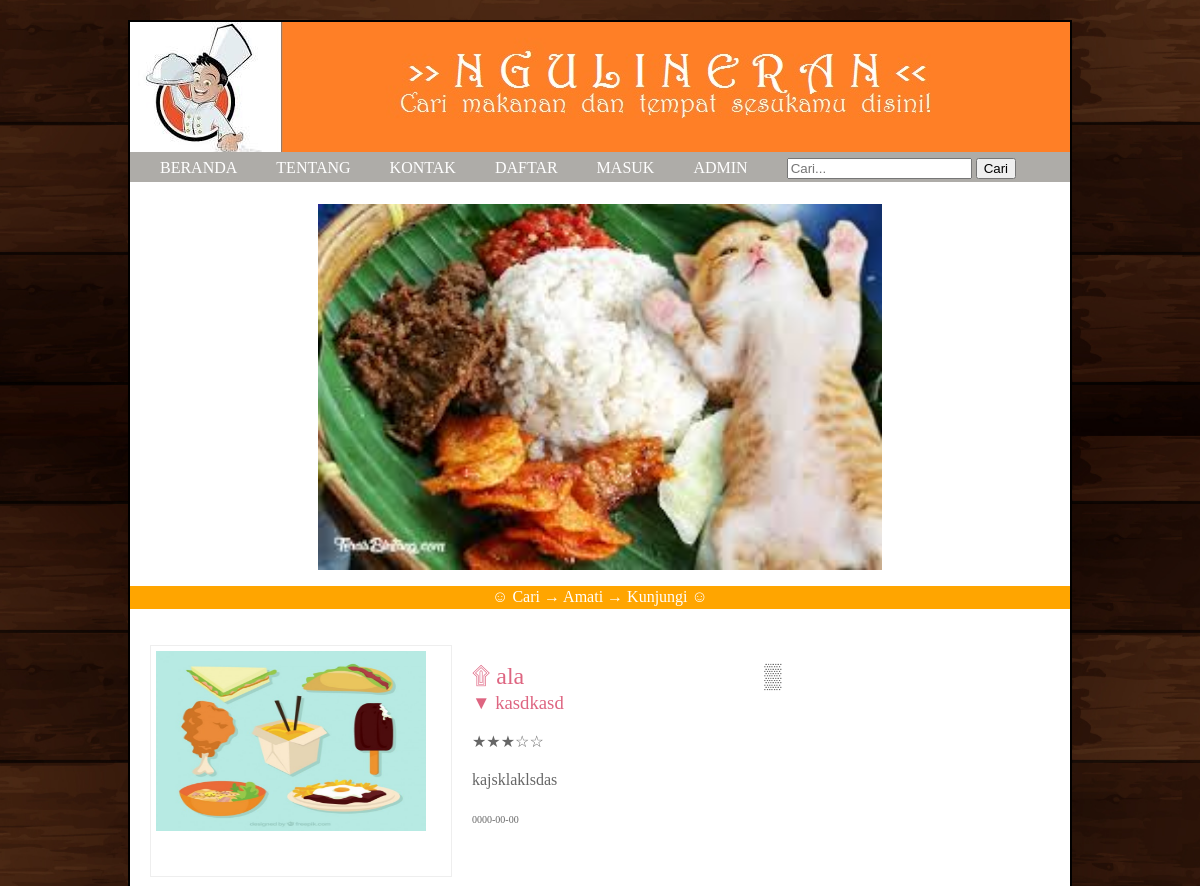
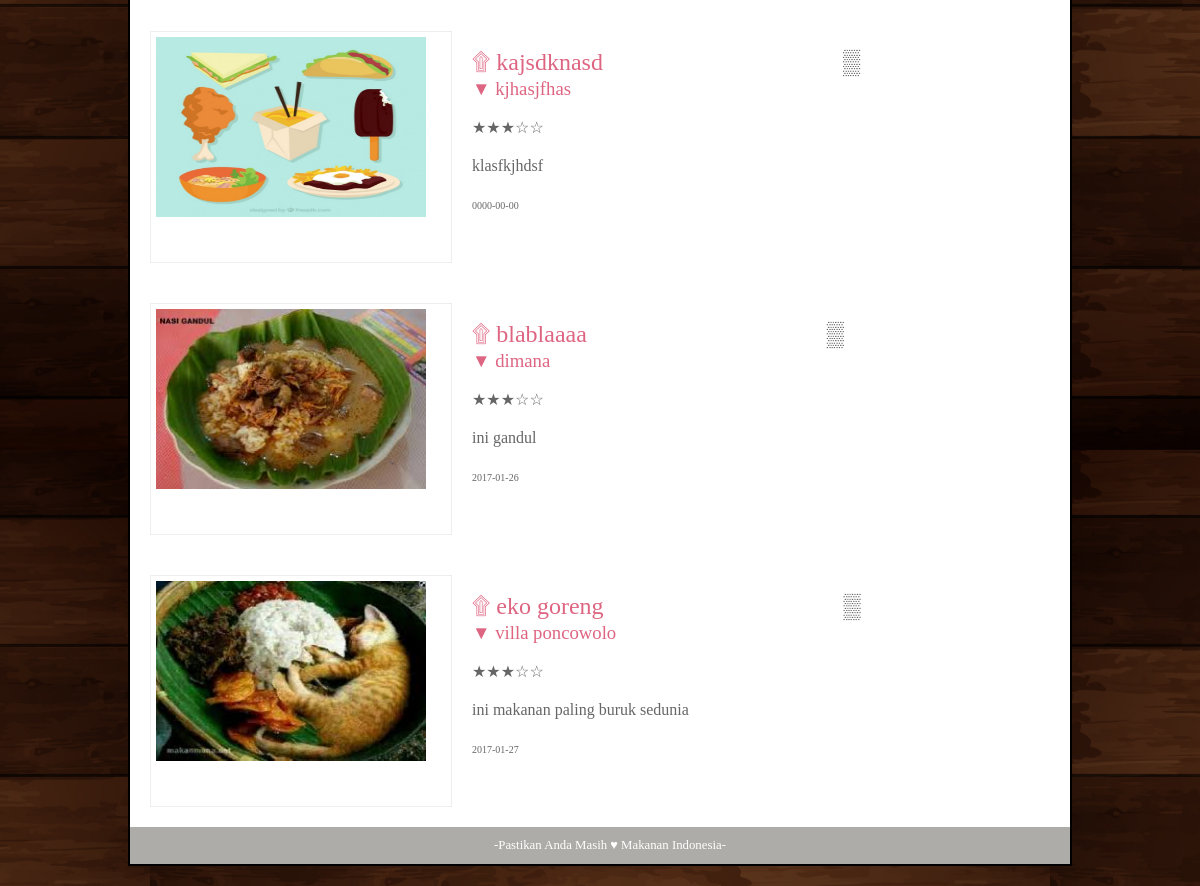
The page / on the database its author committed (2 pictures, top to bottom).
### tables this page shows
CREATE TABLE `menu` (
  `id` int(11) NOT NULL,
  `makanan` varchar(255) NOT NULL,
  `gambar` varchar(255) NOT NULL,
  `rmakan` varchar(255) NOT NULL,
  `alamat` varchar(255) NOT NULL,
  `deskripsi` varchar(255) NOT NULL,
  `tanggal` date NOT NULL,
  `id_pemesan` int(11) DEFAULT NULL,
  `tgl_pesan` timestamp NULL DEFAULT NULL
);

### index.php (the view)
	<?php include_once 'header.php';
	include_once 'dbconnect.php';
	?>
			<br>
				<center><img src="images/nasikucing.jpg" alt="" width="60%" height="50%" align="center"></center>
				<p style="color:white; background-color:orange" align="center"> &#9786; Cari &rarr; Amati &rarr; Kunjungi &#9786; </p>
			<section class="">
				<?php
					$hasil = $DBcon->query("SELECT * FROM menu");
					while ($data = $hasil->fetch_array()) {
						?>
						<article>
							<figure>
								<img src="<?php echo $data['gambar']; ?>" style="width:270px;height:180px">
							</figure>
							<hgroup>
								<h2><a href="#" target="contant"/>&#1769; <?php echo $data['makanan']; ?></a> &nbsp;&nbsp;&nbsp;&nbsp;&nbsp;&nbsp;&nbsp;&nbsp;&nbsp;&nbsp;&nbsp;&nbsp;&nbsp;&nbsp;&nbsp;&nbsp;&nbsp;&nbsp;&nbsp;&nbsp;&nbsp;&nbsp;&nbsp;&nbsp;&nbsp;&nbsp;&nbsp;&nbsp;&nbsp;&nbsp;&nbsp;&nbsp;&nbsp;&nbsp;&nbsp;&nbsp;&nbsp;&nbsp;&nbsp;&#9618; </h2>
								<h3>&#9660; <?php echo $data['alamat']; ?></h3>
								<p>&#9733;&#9733;&#9733;&#9734;&#9734;</p>
							</hgroup>
								<p><?php echo $data['deskripsi']; ?></p>
								<font size="1" align="left" ><?php echo $data['tanggal']; ?></a></font>
							</article>
						<?php
					}
				 ?>
			</section>
			<footer>
				<center> -Pastikan Anda Masih &hearts;  Makanan Indonesia- </center>
			</footer>
		</div>
	</body>
</html>

### header.php (style rules this page uses)
header, section, footer, aside, nav, article, figure, figcaption { display: block; }
body { color: #666666; background-color: #f9f8f6; background-image: url("images/wood.jpg"); background-position: center; font-family: Georgia, Times, serif; line-height: 1.4em; margin: 0px; }
nav, footer { clear: both; color: #ffffff; background-color: #aeaca8; height: 30px; }
article { clear: both; overflow: auto; width: 100%; }
hgroup { margin-top: 40px; }
figure { float: left; width: 290px; height: 220px; padding: 5px; margin: 20px; border: 1px solid #eeeeee; }
a { color: #de6581; text-decoration: none; }
h1, h2, h3 { font-weight: normal; }
h2 { margin: 10px 0px 5px 0px; padding: 0px; }
h3 { margin: 0px 0px 10px 0px; color: #de6581; }
footer { font-size: 80%; padding: 7px 0px 0px 20px; }

### rows shown on the page
menu: gambar (picture), makanan "ala", alamat "kasdkasd", deskripsi "kajsklaklsdas", tanggal "0000-00-00"
menu: gambar (picture), makanan "kajsdknasd", alamat "kjhasjfhas", deskripsi "klasfkjhdsf", tanggal "0000-00-00"
menu: gambar (picture), makanan "blablaaaa", alamat "dimana", deskripsi "ini gandul", tanggal "2017-01-26"
menu: gambar (picture), makanan "eko goreng", alamat "villa poncowolo", deskripsi "ini makanan paling buruk sedunia", tanggal "2017-01-27"
